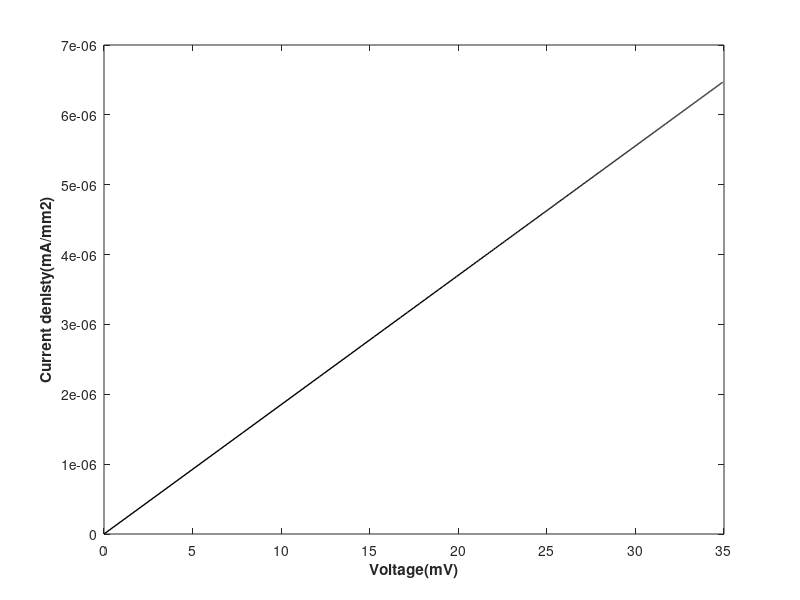
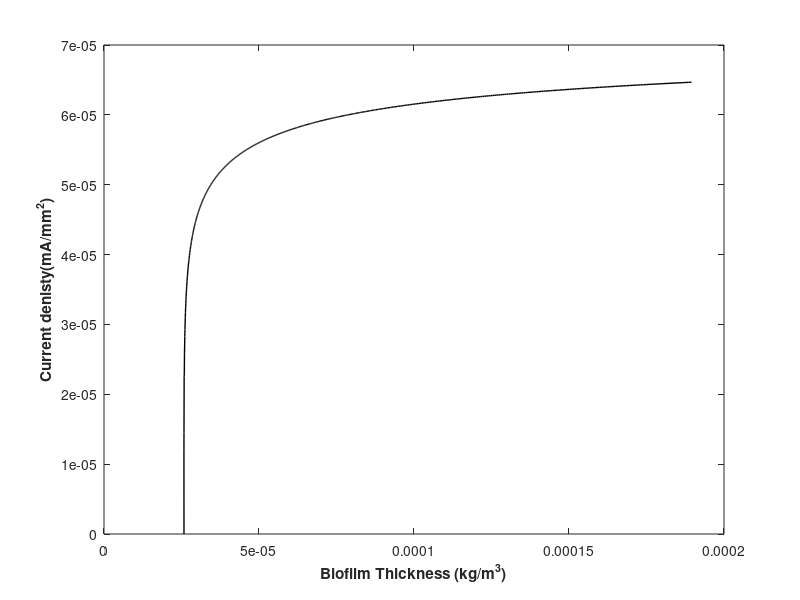

MATLAB code to generate these figures, in order:

clc
clear  
close all 
% Comment to test making commits from Git Gui
% Adding a comment to test Gitnuro

%% CURRENT ISSUES
% Biofilm thickness is unreasonably large
    % 0.1m at t  1592
    % I'll try limiting time and see what happens
% Membrane thickness parameter is also pretty big


%% ASSIGNING PARAMETER VALUES
T = 273; %:10:453;  
d_t=1;
tmax = 500;
t = 0:d_t:tmax; % 5 hours
cs_temp = zeros(length(T),length(t));

Ds=(0.2544*10^(-4))/86400;  %diffusivity of lactate (m2/day)
Ll=2*10^(-4);               %the thickness of laminar diffusion sublayer()
rho=50;                    

%The biomass density (kg/m3)
Yac=0.212;                  %The bacterial yield (kg dry cell/kg)
bina=0.02/86400;            %Inactivation coefficient (/day) 
bdet=0.05/86400;            %Detachment coefficient(/day)
Dco2=(0.9960*10^(-4))/86400; %The diffusivity of carbon dioxide (m2/day)
Dh=(2.3328*10^(-4))/86400;   %Diffusivity of hydrogen(m2/day)
Am=54*10^(-4);               %area of membrane(m2)
F=96450;                    %Fradays constant(C/mol) 
T = T;                    %Temperature(K)
R=8.314;                    %gas constant 
Vc=135*10^(-6);             % F - UNKNOWN PARAMETER - Defined here and then not used 
Va=135*10^(-6);             % F - UNKNOWN PARAMETER - Used multiple times
Eoanode=340;                % Standard voltage anode (mV)
Eocathode=1299;             % Standard volatage cathode(mV)
ioref=0.001;                % Exchange current in reference conditions(mA)
b=120;                      %Tafel Coefficient (mV)
dcell=2.5*10^(-2);          %distance between electrodes(m)
kaq=3500;                   %Solution conductivity (mS/m)
Eka=-155;                   % F - UNKNOWN PARAMETER - Is created here and then not used for some reason!?
dm=4.5;                     %Membrance thickness(m) % F - bit large
km=1.7;                      %Membrance conductivity (mS/m )
co2equi=7.26*10^(-3);       % F - UNKNOWN PARAMTER
kla=414/86400;              %Overall volumetric oxygen mass tranfer coefficient (/day)
qo2=2.64/86400;             %specific uptake rate of oxygen (/day)
rmax=100.9/3600;            % reaction rate constant(/day)
ks=1.27*10^(-3);            % Half-max-rate lactate concentration 
chb=10^(-7);                %  Concentration of hydrogen in bulk liquid(kg/m3)



%% EQUATIONS

f1 = @(cs) rmax*(cs/(ks+cs)) ;
f2 = @(mu,nact,phia) (mu*(1/(1+exp(-F/(R*T*1000)*nact)))*phia) ;
f3 = @(rs,phia,delta,L) Yac*rs-bina*phia+(phia/L)*delta-(phia/L)*(Yac*rs*L+delta) ;
f4 = @(rs,L,delta) Yac*rs*L+delta ;
f5 = @(L) -bdet*L ;
f6 = @(L,csb,cs,rs,delta) (Ds/(Ll*L))*(csb-cs)-rho*rs-(cs/L)*(Yac*rs*L+delta);
f7 = @(L,cco2b,cco2,rs,delta) (Dco2/(Ll*L))*(cco2b-cco2)+4*rho*rs-(cco2/L)*(Yac*rs*L+delta) ;
f8 = @(L,chb,ch,rs,delta) (Dh/(Ll*L))*(chb-ch)+12*rho*rs-(ch/L)*(Yac*rs*L+delta) ;
f9 = @(rs,L,delta) -Am*(Yac*rs*L+delta) ;
f10 = @(csb,cs,vl) (1/vl)*(-(Am*Ds/Ll)*(csb-cs)) ;
f11 = @(cco2b,cco2,vl) (1/vl)*(-(Am*Dco2/Ll)*(cco2b-cco2)) ;
f12 = @(i) -2.24*10^(-7)*(i)+0.0067;
%f12 = @(i) (kla*co2equi+7.7167*10^(-8)*exp(-(i)*(kla+qo2)))/(kla+qo2);
f13 = @(co2,ch)  Eocathode-((R*T*1000)/(4*F))*log(1/(co2*(ch^4))) ;
f14 = @(ch,cco2,cs) Eoanode-((R*T*1000)/(12*F))*log(((cco2^3)*(ch)^(11))/cs) ;
f15 = @(csb) (12*F*Ds*1000*csb)/(Ll) ;
f16 = @(I) ((dm/km)+(dcell/kaq))*(I/1000) ;
f17 = @(I,il) ((R*T)/(12*F))*1000*log(il/(il-I)) ;
f18 = @(I,cs) (b/2.303)*asinh(I/(2*ioref*cs)) ;
f19 = @(Ecathode,Eanode,nohm,nconc,nact) abs(Ecathode-Eanode)-nohm-nconc-nact ;
f20 = @(Eoutput)  Eoutput/100;

%% MATRIX CREATION AND VALUE ASSIGNMENT

mu=zeros(1,length(t));
rs=zeros(1,length(t));
phia=zeros(1,length(t));
L=zeros(1,length(t));
cs=zeros(1,length(t));
delta=zeros(1,length(t));
cco2=zeros(1,length(t));
ch=zeros(1,length(t));
vl=zeros(1,length(t));
csb=zeros(1,length(t));
cco2b=zeros(1,length(t));
co2=zeros(1,length(t));
Ecathode=zeros(1,length(t));
Eanode=zeros(1,length(t));
il=zeros(1,length(t));
nohm=zeros(1,length(t));
nconc=zeros(1,length(t));
nact=zeros(1,length(t));
Eoutput=zeros(1,length(t));
I=zeros(1,length(t));

%% INITAL VALUE ASSIGNMENT

mu(1)=1.166370409*10^(-3); %specific growth rate ()
rs(1)=2.5*10^(-20);        %INITIAL I NEED TO BE KNOWN(TAKEN ZERO HERE) to vary
phia(1)=0.4286802857;      %volume fraction of active biomass 
L(1)=2.58E-5;        %Thickness of biofilm 
cs(1)=7.5;                 %The concentration of lactate in biofilm(kg/m3)
delta(1)=-1.446759259*10^(-08); %detachment rate
cco2(1)=1.804718175*10^(-10);%INITIAL CO2 CONC NEEDED and here up needed to be reviewed
ch(1)=10^(-7);               % concentration of hydrogen in biofilm(kg/m3)
vl(1)=135*10^(-6);           %Bulk liquid anoide chamber volume(m3)
csb(1)=5;                    % Concentration of lactate in bulk liquid(kg/m3)
cco2b(1)=1.804718175*10^(-25); %The concentration of hydrogen in bulk of liquid(kg/m3)
co2b(1)=7.23*10^(-3);          % COncnetraiton of oxygen in bulk 
co2(1)=7.23*10^(-3);            %The concentration of oxygen in cathode camber(kg/m3)
Ecathode(1)=845.8563841;        % Believed to be cathode potential based on description given in Figure 7
Eanode(1)=845.8563841;          % Believed to be anode potential based on description given in Figure 7
il(1)=8519.75;                  %limited current of mass transfer 
nohm(1)=0;                     % Ohmic overpontential (mV)
nconc(1)=0;                    %COncentration overpotential(mV)
nact(1)=0;                     %Activation of overpotential(mV)
Eoutput(1)=0;                   % F - VOLTAGE OUT
I(1)=0;                         % F - CURRENT 

%% SOLVING THE SYSTEM OF ODEs
     for i=1:(length(t)-1)

        phia(i+1) = phia(i) + d_t*f3(rs(i),phia(i),delta(i),L(i));
        L(i+1) = L(i) + d_t*f4(rs(i),L(i),delta(i));
        delta(i+1) = delta(i) + d_t*f5(L(i));
        cs(i+1) = cs(i) + 0.00031*d_t*f6(L(i),csb(i),cs(i),rs(i),delta(i));
        cco2(i+1) = cco2(i) + d_t*f7(L(i),cco2b(i),cco2(i),rs(i),delta(i));
        ch(i+1) = ch(i) + 0.0000003*d_t*f8(L(i),chb,ch(i),rs(i),delta(i));
        vl(i+1) = vl(i) + d_t*f9(rs(i),L(i),delta(i));
        csb(i+1) = csb(i) + d_t*f10(csb(i),cs(i),vl(i));
        cco2b(i+1) = cco2b(i) + d_t*f11(cco2b(i),cco2(i),vl(i));
        co2(i+1) = f12(i+d_t);
        Ecathode(i+1) = f13(co2(i+1),ch(i+1));
        Eanode(i+1) = f14(ch(i+1),cco2(i+1),cs(i+1));
        il(i+1) = f15(csb(i+1));
        nohm(i+1) = f16(I(i));
        nconc(i+1) = f17(I(i),il);
        nact(i+1) = f18(I(i),cs(i+1));
        mu(i+1) = f1(cs(i+1));
        rs(i+1) = f2(mu(i+1),nact(i+1),phia(i+1));
        Eoutput(i+1) = f19(Ecathode(i+1),Eanode(i+1),nohm(i+1),nconc(i+1),nact(i+1));
        I(i+1) = f20(Eoutput(i+1));

 
     end
 
%% CACULATING POWER GENERATION FROM SOLVED CURRENT     
idensity=(I/54)*10^(-3);
% mut=(mu(1)-kd).*t;
% mutnoexp(:,:)=exp(mut);
power=Eoutput.*I/10;
eff(:,:)=power/76.7;     

%% PLOTTING
% % end
% figure (3)
% % plot(cs(1:14000),eff(1:14000))
% plot(eff(1:12000)/10,cs(1:12000))
% xlabel('Efficiency')
% ylabel('Concentration of lactate (kg/m^{3})')
% saveas(gcf,'efficiency.tiff')
% % xlim([2.1,7.5]);
% % ylim([]);
% figure (4)
% plot(I(1:14000)/10,cs(1:14000))
% xlabel('Current density (mA/m^{2})')
% ylabel('Concentration of lactate (kg/m^{3})')
% saveas(gcf,'current_density.tiff')
% % xlim([]);
% % ylim([]);



% figure (7)
% plot(Eanode(11:14000),I(11:14000),'k','LineWidth',0.5)
% xlabel('anode potential(mV)','FontWeight','bold')
% ylabel('Current(mA)','FontWeight','bold')
% saveas(gcf,'current_AnodePotential.tiff')

figure (8)
plot(Eoutput(1:end)/10,idensity(1:end)/10,'k','LineWidth',1)
xlabel('Voltage(mV)','FontWeight','bold')
ylabel('Current denisty(mA/mm{2})','FontWeight','bold')
% xlim([15,35]);
% ylim([2.5,7.55]);
saveas(gcf,'currentdensityVSvoltage.tiff')


%figure (9)
%plot(cs(1:end),idensity(1:end),'k','LineWidth',1)
%xlabel('Concentration of lactate (kg/m^{3})','FontWeight','bold')
%ylabel('Current denisty (mA/mm^{2})','FontWeight','bold')
%xlim([3,7.3]);
% ylim([2.5,7.55]);
%saveas(gcf,'currentdensityVScs.tiff')

% I want to add a plot to show th biofilm thickness against the current
% density for comparison to published papers

figure (10)
plot(L(1:end),idensity(1:end),'k','LineWidth',1)
xlabel('Biofilm Thickness (kg/m^{3})','FontWeight','bold')
ylabel('Current denisty(mA/mm^{2})','FontWeight','bold')
% xlim([3,7.3]);
% ylim([2.5,7.55]);



